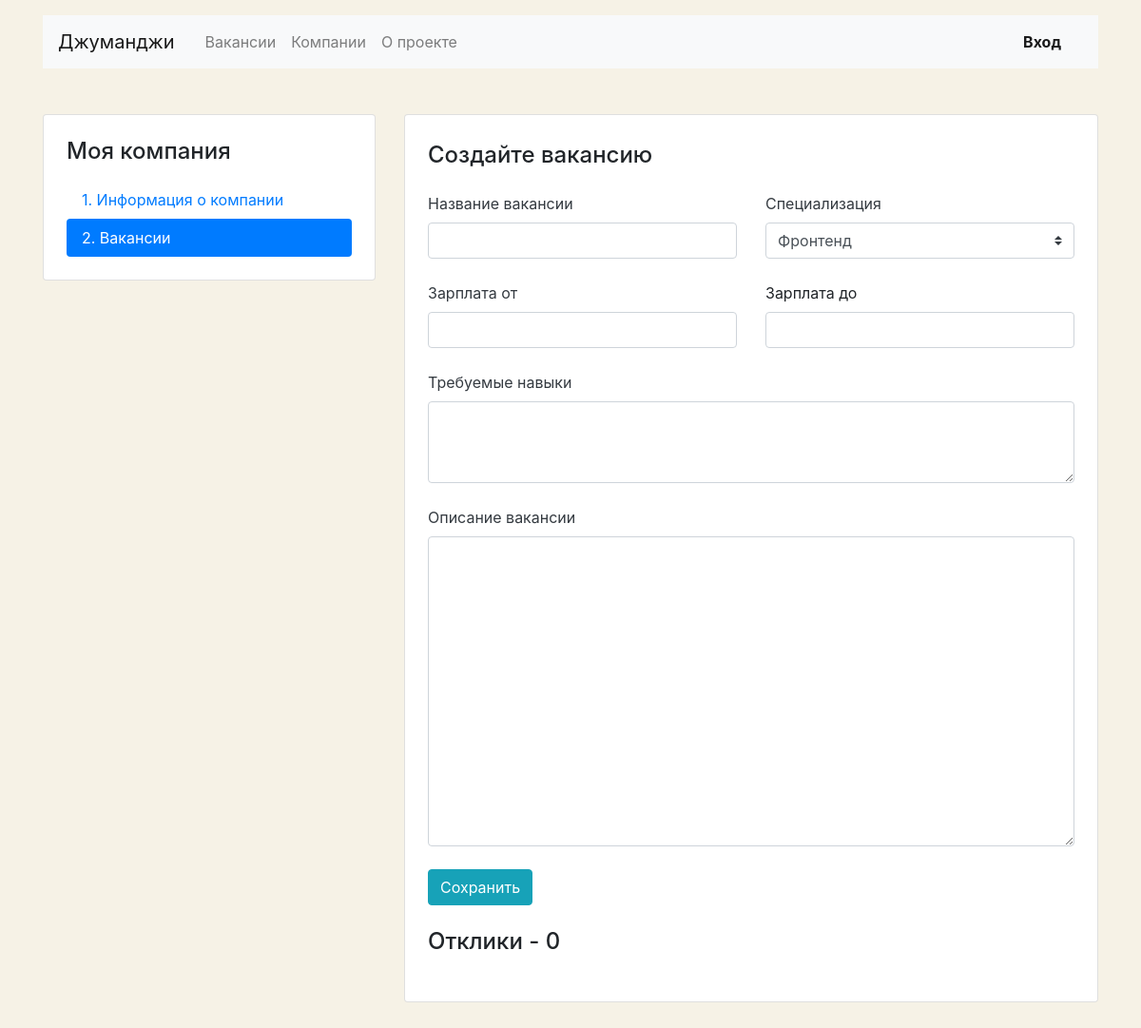
Before: /mycompany/vacancies/5/ with the older database file.
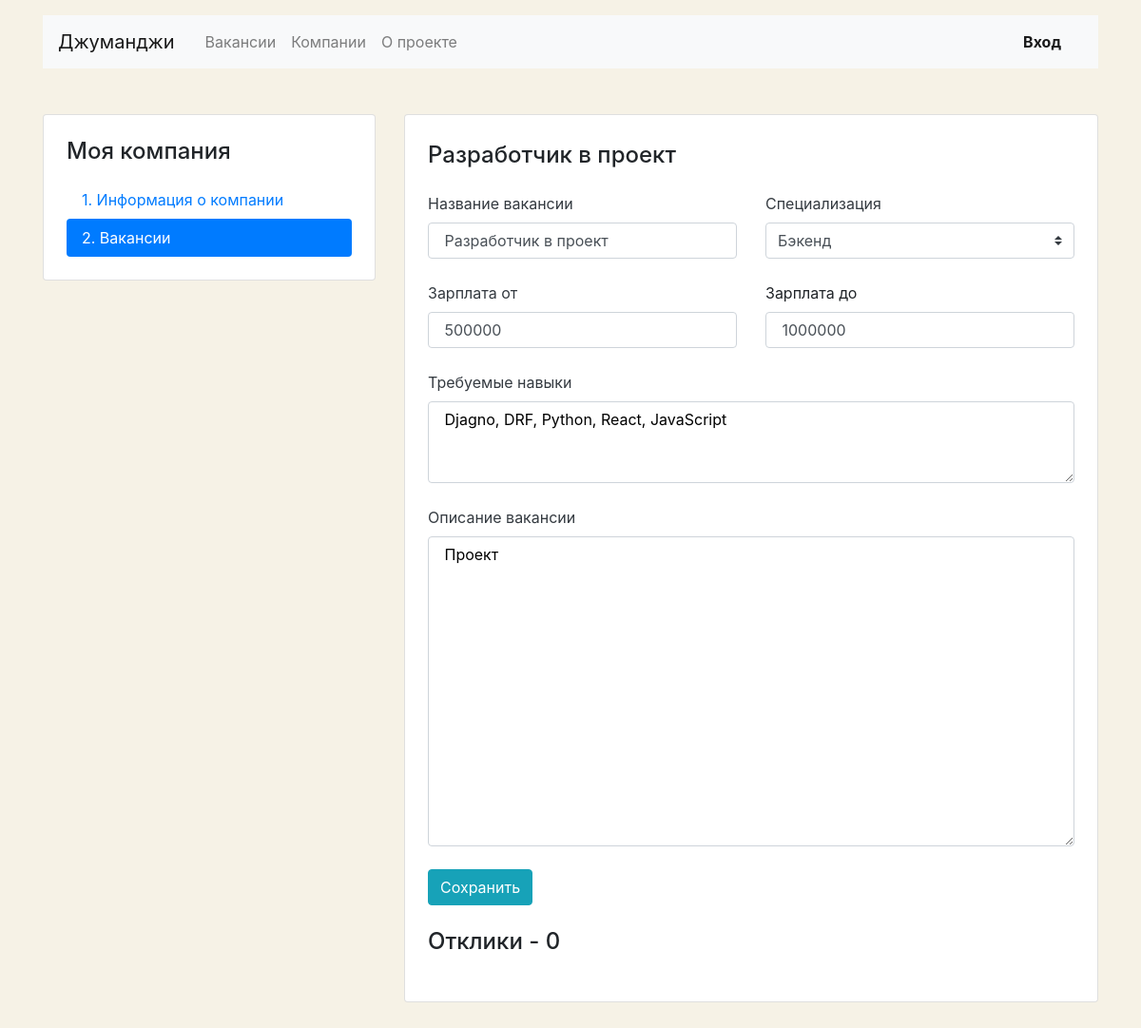
After: the same page with the newer database file.
### vacancy/models.py (models this page shows, shortened)
class Specialty(models.Model):
    code = models.CharField(max_length=50)
    title = models.CharField(max_length=50)
    picture = models.ImageField(upload_to=settings.MEDIA_SPECIALITY_IMAGE_DIR)

class Vacancy(models.Model):
    title = models.CharField(max_length=50)
    skills = models.TextField(blank=True, null=True)
    description = models.TextField()
    salary_min = models.IntegerField()
    salary_max = models.IntegerField()
    published_at = models.DateField()
    specialty = models.ForeignKey(
        Specialty,
        on_delete=models.CASCADE,
        related_name="vacancies")
    company = models.ForeignKey(
        Company,
        on_delete=models.CASCADE,
        related_name="vacancies")

### vacancy/views.py (the view, shortened to what this page needs)
class MyCompanyVacancyDetailView(View):
    def get(self, request, id):
        vacancy = Vacancy.objects.filter(pk=id).first()
        specialties = Specialty.objects.all()
        applications = Application.objects.filter(vacancy=vacancy)
        form = VacancyForm(instance=vacancy)
        context = {
            'form': form,
            'specialties': specialties,
            'applications': applications
        }
        return render(request, 'vacancy-edit.html', context=context)

### vacancy/forms.py
class VacancyForm(forms.ModelForm):
    class Meta:
        model = Vacancy
        fields = (
            'title',
            'skills',
            'description',
            'salary_min',
            'salary_max',
        )

### templates/vacancy-edit.html (shortened to what this page needs)
{% extends 'base.html' %}
{% block content %}
  <main class="container mt-3 pb-5">
    <div class="row mt-5">
      <div class="col-12 col-lg-4">
        <aside class="pt-3 pb-4 px-4 mb-5 card">
          <h1 class="h4 pt-2 pb-2">Моя компания</h1>
          <div class="nav flex-column nav-pills">
            <a class="nav-link" href="{% url 'mycompany' %}">1. Информация о&nbsp;компании</a>
            <a class="nav-link active" href="{% url 'mycompany_vacancies' %}">2. Вакансии</a>
          </div>
        </aside>
      </div>
      <div class="col-12 col-lg-8">
        <div class="card">
          <div class="card-body px-4 pb-4 tab-content">
            <section>
              <h2 class="h4 pt-2 pb-3">{% if form.title.value != None %} {{ form.title.value }} {% else %} Создайте вакансию {% endif %}</h2>
              <form action="" method="POST">
                <div class="row">
                  <div class="col-12 col-md-6">
                    <div class="form-group pb-2">
                      <label class="mb-2 text-dark" for="title">Название вакансии</label>
                      <input class="form-control" type="text" value="{% if form.title.value != None %} {{ form.title.value }} {% endif %}" name="title" id="title">
                    </div>
                  </div>
                  <div class="col-12 col-md-6">
                    <div class="form-group pb-2">
                      <label class="mb-2 text-dark" for="specialty">Специализация</label>
                      <select class="custom-select mr-sm-2" name="specialty" id="specialty">
                        <option value="{{ specialties.0.code }}" selected>{{ specialties.0.title }}</option>
                      </select>
                    </div>
                  </div>
                </div>
                <div class="row">
                  <div class="col-12 col-md-6">
                    <div class="form-group pb-2">
                      <label class="mb-2 text-dark" for="salary_min">Зарплата от</label>
                      <input class="form-control" type="text" value="{% if form.salary_min.value != None %} {{ form.salary_min.value }} {% endif %}" name="salary_min" id="salary_min">
                    </div>
                  </div>
                  <div class="col-12 col-md-6">
                    <div class="form-group pb-2">
                      <label class="mb-2" for="salary_max">Зарплата до</label>
                      <input class="form-control" type="text" value="{% if form.salary_max.value != None %} {{ form.salary_max.value }} {% endif %}" name="salary_max" id="salary_max">
                    </div>
                  </div>
                </div>
                <div class="form-group pb-2">
                  <label class="mb-2 text-dark" for="skills">Требуемые навыки</label>
                  <textarea class="form-control" rows="3" name="skills" id="skills" style="color:#000;">{% if form.skills.value != None %} {{ form.skills.value }} {% endif %}</textarea>
                </div>
                <div class="form-group pb-2">
                  <label class="mb-2 text-dark" for="description">Описание вакансии</label>
                  <textarea class="form-control" rows="13" name="description" id="description" style="color:#000;">{% if form.description.value != None %} {{ form.description.value }} {% endif %}</textarea>
                </div>
                <div class="form-group">
                  <input type="submit" class="btn btn-info" value="Сохранить">
                </div>
              </form>
              <h2 class="h4 pt-2 pb-3">Отклики - {{ applications|length }}</h2>
            </section>
          </div>
        </div>
      </div>
    </div>
  </main>
{% endblock %}

### templates/base.html (shortened to what this page needs)
<!DOCTYPE html>
<html lang="ru">
<head>
  <link rel="stylesheet" href="https://stackpath.bootstrapcdn.com/bootstrap/4.3.1/css/bootstrap.min.css">
</head>
<body>
  <header class="container mt-3">
    <nav class="navbar navbar-expand-lg navbar-light bg-light">
      <a class="navbar-brand mr-4" href="{% url 'main' %}">Джуманджи</a>
      <div class="collapse navbar-collapse justify-content-between" id="navbarNav">
        <ul class="navbar-nav col-10">
          <li class="nav-item">
            <a class="nav-link" href="{% url 'vacancies' %}">Вакансии</a>
          </li>
          <li class="nav-item">
            <a class="nav-link" href="#">Компании</a>
          </li>
          <li class="nav-item">
            <a class="nav-link" href="#">О проекте</a>
          </li>
        </ul>
        <ul class="navbar-nav col-2 justify-content-end">
          {% if user.is_authenticated %}
            <ul class="navbar-nav col-2 justify-content-end">
              <li class="nav-item active">
                <div class="btn-group">
                  <button type="button" class="btn dropdown-toggle font-weight-bold" data-toggle="dropdown" aria-haspopup="true" aria-expanded="false">
                    {{ user.get_full_name }}
                  </button>
                  <div class="dropdown-menu dropdown-menu-right mt-3">
                    <a href="#" class="dropdown-item py-2">Профиль</a>
                    <a href="{% url 'myresume' %}" class="dropdown-item py-2">Резюме</a>
                    <a href="{% url 'mycompany' %}" class="dropdown-item py-2">Компания</a>
                    <a href="{% url 'logout' %}" class="dropdown-item py-2">Выйти</a>
                  </div>
                </div>
              </li>
            </ul>
          {% else %}
            <li class="nav-item active">
              <a href="{% url 'login' %}" class="nav-link font-weight-bold">Вход</a>
            </li>
          {% endif %}
        </ul>
      </div>
    </nav>
  </header>
  {% block content %}
  {% endblock %}
</body>
</html>

### templates/vacancy-edit.html (style rules this page uses)
body { background-color: #F6F2E6; }

Changed rows visible on the page:
removed Specialty: specialty "Фронтенд"
added Vacancy: title.value "Разработчик в проект", title "Разработчик в проект", skills "Djagno, DRF, Python, React, JavaScript", description "Проект"
added Specialty: specialty "Бэкенд"
Other visible differences:
form field salary_min: (not shown) → "500000"
form field salary_max: (not shown) → "1000000"
text no longer shown: "Создайте вакансию"
